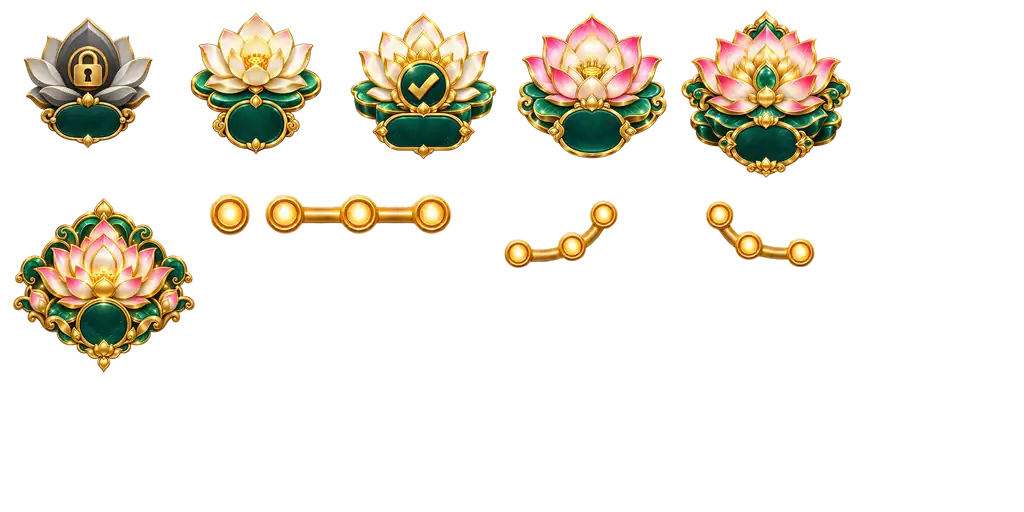
#> input picture assets/runtime/atlases/map_common/map_common.webp, 1024 x 512 px
$ python prepare_button_art.py ../assets/runtime/atlases/map_common/map_common.webp
#> lines starting #> are read from the running program, lines starting #| are printed output that depends on the picture
"""Pack three generated alpha button skins, ordered top-to-bottom."""
import argparse, json
from pathlib import Path
import numpy as np
from PIL import Image
from scipy.ndimage import label, find_objects
parser=argparse.ArgumentParser()
parser.add_argument('source',type=Path)
args=parser.parse_args()
im=Image.open(args.source).convert('RGBA')
#> im is the input picture: PIL image 1024x512 RGBA; mean R, G, B, A 37, 31.8, 21.1, 46.3
components,_=label(np.asarray(im)[:,:,3]>128)
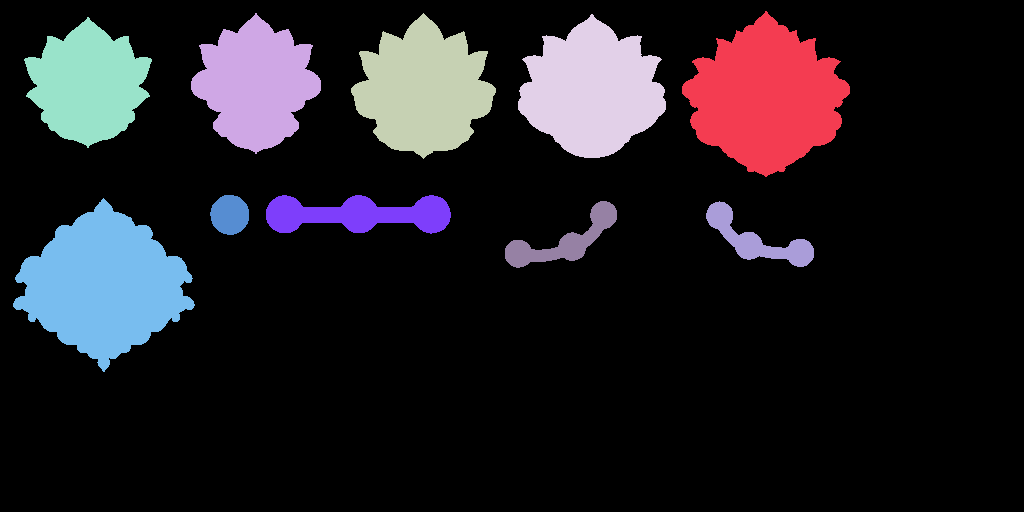
#> components: shape (512, 1024) int32; 11 distinct labels, from 0 to 10; one colour per label, 0 black
boxes=[(r[1].start,r[0].start,r[1].stop,r[0].stop) for r in find_objects(components) if(r[1].stop-r[1].start)*(r[0].stop-r[0].start)>20000]
#> boxes = [(682, 11, 850, 177), (351, 13, 496, 159), (518, 14, 666, 158), (13, 198, 195, 372)]
boxes.sort(key=lambda b:b[1])
#> (the run stopped early here; a loop or call above may not have finished)
